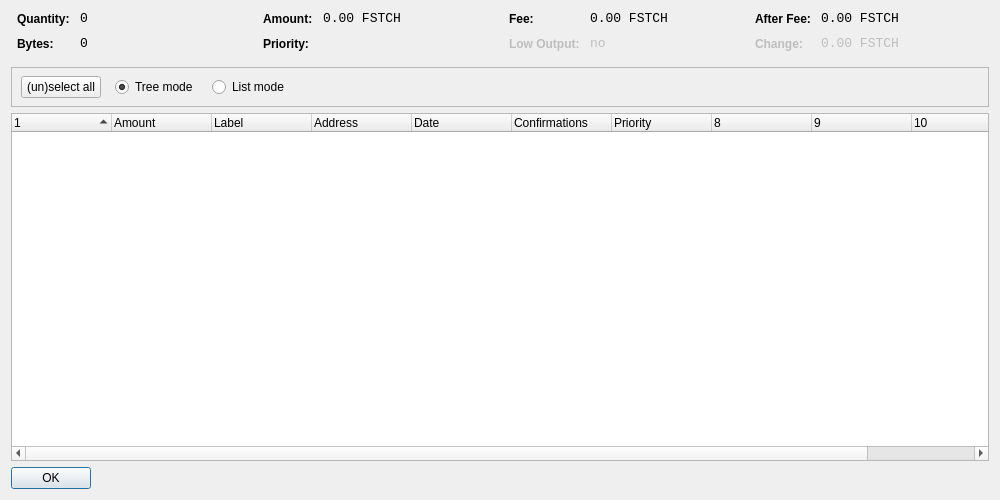
<?xml version="1.0" encoding="UTF-8"?>
<ui version="4.0">
 <class>CoinControlDialog</class>
 <widget class="QDialog" name="CoinControlDialog">
  <property name="geometry">
   <rect>
    <x>0</x>
    <y>0</y>
    <width>1000</width>
    <height>500</height>
   </rect>
  </property>
  <property name="windowTitle">
   <string>Coin Control</string>
  </property>
  <property name="styleSheet">
   <string notr="true">background-image: url(:/images/bg2);</string>
  </property>
  <layout class="QVBoxLayout" name="verticalLayout">
   <item>
    <layout class="QHBoxLayout" name="horizontalLayoutTop" stretch="0,0,0,0">
     <property name="topMargin">
      <number>0</number>
     </property>
     <property name="bottomMargin">
      <number>10</number>
     </property>
     <item>
      <layout class="QFormLayout" name="formLayoutCoinControl1">
       <property name="horizontalSpacing">
        <number>10</number>
       </property>
       <property name="verticalSpacing">
        <number>10</number>
       </property>
       <property name="leftMargin">
        <number>6</number>
       </property>
       <property name="rightMargin">
        <number>6</number>
       </property>
       <item row="0" column="0">
        <widget class="QLabel" name="labelCoinControlQuantityText">
         <property name="styleSheet">
          <string notr="true">font-weight:bold;</string>
         </property>
         <property name="text">
          <string>Quantity:</string>
         </property>
        </widget>
       </item>
       <item row="0" column="1">
        <widget class="QLabel" name="labelCoinControlQuantity">
         <property name="font">
          <font>
           <family>Monospace</family>
           <pointsize>10</pointsize>
          </font>
         </property>
         <property name="cursor">
          <cursorShape>IBeamCursor</cursorShape>
         </property>
         <property name="contextMenuPolicy">
          <enum>Qt::ActionsContextMenu</enum>
         </property>
         <property name="text">
          <string notr="true">0</string>
         </property>
         <property name="textInteractionFlags">
          <set>Qt::LinksAccessibleByMouse|Qt::TextSelectableByKeyboard|Qt::TextSelectableByMouse</set>
         </property>
        </widget>
       </item>
       <item row="1" column="0">
        <widget class="QLabel" name="labelCoinControlBytesText">
         <property name="styleSheet">
          <string notr="true">font-weight:bold;</string>
         </property>
         <property name="text">
          <string>Bytes:</string>
         </property>
        </widget>
       </item>
       <item row="1" column="1">
        <widget class="QLabel" name="labelCoinControlBytes">
         <property name="font">
          <font>
           <family>Monospace</family>
           <pointsize>10</pointsize>
          </font>
         </property>
         <property name="cursor">
          <cursorShape>IBeamCursor</cursorShape>
         </property>
         <property name="contextMenuPolicy">
          <enum>Qt::ActionsContextMenu</enum>
         </property>
         <property name="text">
          <string notr="true">0</string>
         </property>
         <property name="textInteractionFlags">
          <set>Qt::LinksAccessibleByMouse|Qt::TextSelectableByKeyboard|Qt::TextSelectableByMouse</set>
         </property>
        </widget>
       </item>
      </layout>
     </item>
     <item>
      <layout class="QFormLayout" name="formLayoutCoinControl2">
       <property name="horizontalSpacing">
        <number>10</number>
       </property>
       <property name="verticalSpacing">
        <number>10</number>
       </property>
       <property name="leftMargin">
        <number>6</number>
       </property>
       <property name="rightMargin">
        <number>6</number>
       </property>
       <item row="0" column="0">
        <widget class="QLabel" name="labelCoinControlAmountText">
         <property name="styleSheet">
          <string notr="true">font-weight:bold;</string>
         </property>
         <property name="text">
          <string>Amount:</string>
         </property>
        </widget>
       </item>
       <item row="0" column="1">
        <widget class="QLabel" name="labelCoinControlAmount">
         <property name="font">
          <font>
           <family>Monospace</family>
           <pointsize>10</pointsize>
          </font>
         </property>
         <property name="cursor">
          <cursorShape>IBeamCursor</cursorShape>
         </property>
         <property name="contextMenuPolicy">
          <enum>Qt::ActionsContextMenu</enum>
         </property>
         <property name="text">
          <string notr="true">0.00 FSTCH</string>
         </property>
         <property name="textInteractionFlags">
          <set>Qt::LinksAccessibleByMouse|Qt::TextSelectableByKeyboard|Qt::TextSelectableByMouse</set>
         </property>
        </widget>
       </item>
       <item row="1" column="0">
        <widget class="QLabel" name="labelCoinControlPriorityText">
         <property name="styleSheet">
          <string notr="true">font-weight:bold;</string>
         </property>
         <property name="text">
          <string>Priority:</string>
         </property>
        </widget>
       </item>
       <item row="1" column="1">
        <widget class="QLabel" name="labelCoinControlPriority">
         <property name="font">
          <font>
           <family>Monospace</family>
           <pointsize>10</pointsize>
          </font>
         </property>
         <property name="cursor">
          <cursorShape>IBeamCursor</cursorShape>
         </property>
         <property name="contextMenuPolicy">
          <enum>Qt::ActionsContextMenu</enum>
         </property>
         <property name="text">
          <string/>
         </property>
         <property name="textInteractionFlags">
          <set>Qt::LinksAccessibleByMouse|Qt::TextSelectableByKeyboard|Qt::TextSelectableByMouse</set>
         </property>
        </widget>
       </item>
      </layout>
     </item>
     <item>
      <layout class="QFormLayout" name="formLayoutCoinControl3">
       <property name="horizontalSpacing">
        <number>10</number>
       </property>
       <property name="verticalSpacing">
        <number>10</number>
       </property>
       <property name="leftMargin">
        <number>6</number>
       </property>
       <property name="rightMargin">
        <number>6</number>
       </property>
       <item row="0" column="0">
        <widget class="QLabel" name="labelCoinControlFeeText">
         <property name="styleSheet">
          <string notr="true">font-weight:bold;</string>
         </property>
         <property name="text">
          <string>Fee:</string>
         </property>
        </widget>
       </item>
       <item row="0" column="1">
        <widget class="QLabel" name="labelCoinControlFee">
         <property name="font">
          <font>
           <family>Monospace</family>
           <pointsize>10</pointsize>
          </font>
         </property>
         <property name="cursor">
          <cursorShape>IBeamCursor</cursorShape>
         </property>
         <property name="contextMenuPolicy">
          <enum>Qt::ActionsContextMenu</enum>
         </property>
         <property name="text">
          <string notr="true">0.00 FSTCH</string>
         </property>
         <property name="textInteractionFlags">
          <set>Qt::LinksAccessibleByMouse|Qt::TextSelectableByKeyboard|Qt::TextSelectableByMouse</set>
         </property>
        </widget>
       </item>
       <item row="1" column="0">
        <widget class="QLabel" name="labelCoinControlLowOutputText">
         <property name="enabled">
          <bool>false</bool>
         </property>
         <property name="styleSheet">
          <string notr="true">font-weight:bold;</string>
         </property>
         <property name="text">
          <string>Low Output:</string>
         </property>
        </widget>
       </item>
       <item row="1" column="1">
        <widget class="QLabel" name="labelCoinControlLowOutput">
         <property name="enabled">
          <bool>false</bool>
         </property>
         <property name="font">
          <font>
           <family>Monospace</family>
           <pointsize>10</pointsize>
          </font>
         </property>
         <property name="cursor">
          <cursorShape>IBeamCursor</cursorShape>
         </property>
         <property name="contextMenuPolicy">
          <enum>Qt::ActionsContextMenu</enum>
         </property>
         <property name="text">
          <string notr="true">no</string>
         </property>
         <property name="textInteractionFlags">
          <set>Qt::LinksAccessibleByMouse|Qt::TextSelectableByKeyboard|Qt::TextSelectableByMouse</set>
         </property>
        </widget>
       </item>
      </layout>
     </item>
     <item>
      <layout class="QFormLayout" name="formLayoutCoinControl4">
       <property name="horizontalSpacing">
        <number>10</number>
       </property>
       <property name="verticalSpacing">
        <number>10</number>
       </property>
       <property name="leftMargin">
        <number>6</number>
       </property>
       <property name="rightMargin">
        <number>6</number>
       </property>
       <item row="0" column="0">
        <widget class="QLabel" name="labelCoinControlAfterFeeText">
         <property name="styleSheet">
          <string notr="true">font-weight:bold;</string>
         </property>
         <property name="text">
          <string>After Fee:</string>
         </property>
        </widget>
       </item>
       <item row="0" column="1">
        <widget class="QLabel" name="labelCoinControlAfterFee">
         <property name="font">
          <font>
           <family>Monospace</family>
           <pointsize>10</pointsize>
          </font>
         </property>
         <property name="cursor">
          <cursorShape>IBeamCursor</cursorShape>
         </property>
         <property name="contextMenuPolicy">
          <enum>Qt::ActionsContextMenu</enum>
         </property>
         <property name="text">
          <string notr="true">0.00 FSTCH</string>
         </property>
         <property name="textInteractionFlags">
          <set>Qt::LinksAccessibleByMouse|Qt::TextSelectableByKeyboard|Qt::TextSelectableByMouse</set>
         </property>
        </widget>
       </item>
       <item row="1" column="0">
        <widget class="QLabel" name="labelCoinControlChangeText">
         <property name="enabled">
          <bool>false</bool>
         </property>
         <property name="styleSheet">
          <string notr="true">font-weight:bold;</string>
         </property>
         <property name="text">
          <string>Change:</string>
         </property>
        </widget>
       </item>
       <item row="1" column="1">
        <widget class="QLabel" name="labelCoinControlChange">
         <property name="enabled">
          <bool>false</bool>
         </property>
         <property name="font">
          <font>
           <family>Monospace</family>
           <pointsize>10</pointsize>
          </font>
         </property>
         <property name="cursor">
          <cursorShape>IBeamCursor</cursorShape>
         </property>
         <property name="contextMenuPolicy">
          <enum>Qt::ActionsContextMenu</enum>
         </property>
         <property name="text">
          <string notr="true">0.00 FSTCH</string>
         </property>
         <property name="textInteractionFlags">
          <set>Qt::LinksAccessibleByMouse|Qt::TextSelectableByKeyboard|Qt::TextSelectableByMouse</set>
         </property>
        </widget>
       </item>
      </layout>
     </item>
    </layout>
   </item>
   <item>
    <widget class="QFrame" name="frame">
     <property name="minimumSize">
      <size>
       <width>0</width>
       <height>40</height>
      </size>
     </property>
     <property name="frameShape">
      <enum>QFrame::StyledPanel</enum>
     </property>
     <property name="frameShadow">
      <enum>QFrame::Sunken</enum>
     </property>
     <widget class="QWidget" name="horizontalLayoutWidget">
      <property name="geometry">
       <rect>
        <x>10</x>
        <y>0</y>
        <width>781</width>
        <height>41</height>
       </rect>
      </property>
      <layout class="QHBoxLayout" name="horizontalLayoutPanel" stretch="0,0,0,0">
       <property name="spacing">
        <number>14</number>
       </property>
       <item>
        <widget class="QPushButton" name="pushButtonSelectAll">
         <property name="sizePolicy">
          <sizepolicy hsizetype="Maximum" vsizetype="Fixed">
           <horstretch>0</horstretch>
           <verstretch>0</verstretch>
          </sizepolicy>
         </property>
         <property name="text">
          <string>(un)select all</string>
         </property>
        </widget>
       </item>
       <item>
        <widget class="QRadioButton" name="radioTreeMode">
         <property name="sizePolicy">
          <sizepolicy hsizetype="Maximum" vsizetype="Fixed">
           <horstretch>0</horstretch>
           <verstretch>0</verstretch>
          </sizepolicy>
         </property>
         <property name="text">
          <string>Tree mode</string>
         </property>
         <property name="checked">
          <bool>true</bool>
         </property>
        </widget>
       </item>
       <item>
        <widget class="QRadioButton" name="radioListMode">
         <property name="sizePolicy">
          <sizepolicy hsizetype="Maximum" vsizetype="Fixed">
           <horstretch>0</horstretch>
           <verstretch>0</verstretch>
          </sizepolicy>
         </property>
         <property name="text">
          <string>List mode</string>
         </property>
        </widget>
       </item>
       <item>
        <spacer name="horizontalSpacer">
         <property name="orientation">
          <enum>Qt::Horizontal</enum>
         </property>
         <property name="sizeHint" stdset="0">
          <size>
           <width>40</width>
           <height>20</height>
          </size>
         </property>
        </spacer>
       </item>
      </layout>
     </widget>
    </widget>
   </item>
   <item>
    <widget class="CoinControlTreeWidget" name="treeWidget">
     <property name="contextMenuPolicy">
      <enum>Qt::CustomContextMenu</enum>
     </property>
     <property name="sortingEnabled">
      <bool>false</bool>
     </property>
     <property name="columnCount">
      <number>11</number>
     </property>
     <attribute name="headerShowSortIndicator" stdset="0">
      <bool>true</bool>
     </attribute>
     <attribute name="headerStretchLastSection">
      <bool>false</bool>
     </attribute>
     <column>
      <property name="text">
       <string/>
      </property>
     </column>
     <column>
      <property name="text">
       <string>Amount</string>
      </property>
     </column>
     <column>
      <property name="text">
       <string>Label</string>
      </property>
     </column>
     <column>
      <property name="text">
       <string>Address</string>
      </property>
     </column>
     <column>
      <property name="text">
       <string>Date</string>
      </property>
     </column>
     <column>
      <property name="text">
       <string>Confirmations</string>
      </property>
      <property name="toolTip">
       <string>Confirmed</string>
      </property>
     </column>
     <column>
      <property name="text">
       <string>Priority</string>
      </property>
     </column>
     <column>
      <property name="text">
       <string/>
      </property>
     </column>
     <column>
      <property name="text">
       <string/>
      </property>
     </column>
     <column>
      <property name="text">
       <string/>
      </property>
     </column>
     <column>
      <property name="text">
       <string/>
      </property>
     </column>
    </widget>
   </item>
   <item>
    <widget class="QDialogButtonBox" name="buttonBox">
     <property name="sizePolicy">
      <sizepolicy hsizetype="Maximum" vsizetype="Fixed">
       <horstretch>0</horstretch>
       <verstretch>0</verstretch>
      </sizepolicy>
     </property>
     <property name="orientation">
      <enum>Qt::Horizontal</enum>
     </property>
     <property name="standardButtons">
      <set>QDialogButtonBox::Ok</set>
     </property>
    </widget>
   </item>
  </layout>
 </widget>
 <customwidgets>
  <customwidget>
   <class>CoinControlTreeWidget</class>
   <extends>QTreeWidget</extends>
   <header>coincontroltreewidget.h</header>
  </customwidget>
 </customwidgets>
 <resources/>
 <connections/>
</ui>
